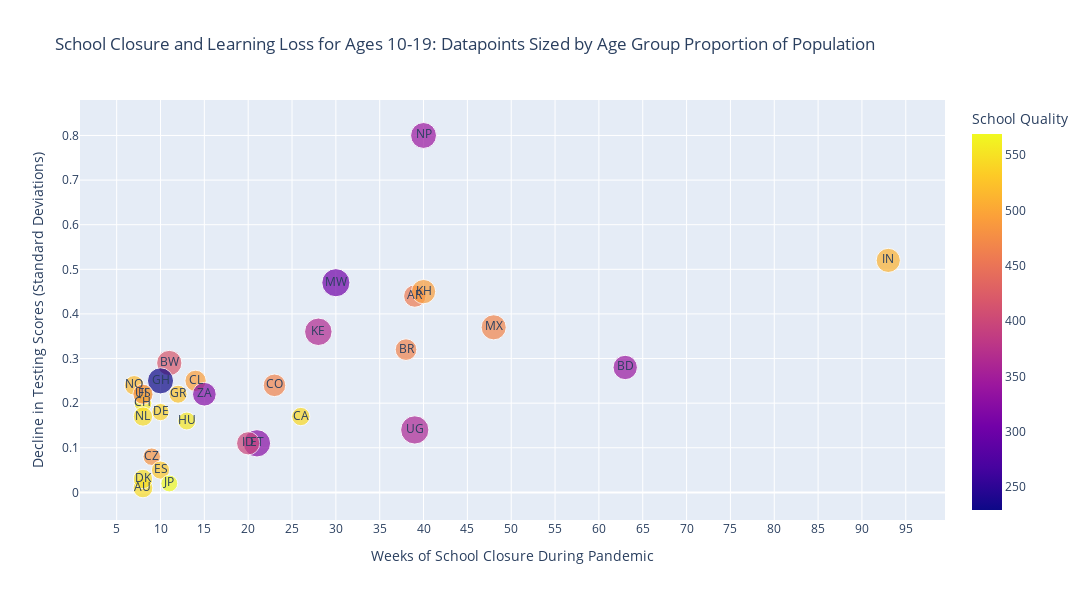

Notebook code for this chart:
### Markdown cell above
**Data Visualization #2**

### Code cell
fig2 = px.scatter(
    result_2_df,
    x="Weeks",
    y="Loss",
    color="Quality",
    size="Prop_10_19",
    text="Code",
    width=1200,
    height=600,
    title="School Closure and Learning Loss for Ages 10-19: Datapoints Sized by Age Group Proportion of Population",
    labels={"Quality": "School Quality"},
)
fig2.update_xaxes(nticks=25, title="Weeks of School Closure During Pandemic")
fig2.update_yaxes(nticks=10, title="Decline in Testing Scores (Standard Deviations)")
fig2.show()

### Figure 1 — Plotly figure (JSON) as saved in the notebook; plotly's stock layout.template omitted (floating-point values rounded to 4 significant figures)
{"data": [{"hovertemplate": "Weeks=%{x}<br>Loss=%{y}<br>Prop_10_19=%{marker.size}<br>Code=%{text}<br>School Quality=%{marker.color}<extra></extra>", "legendgroup": "", "marker": {"color": [457.4, 544.4, 340.1, 465.5, 417.7, 543.1, 555.2, 493.9, 466.3, 481.3, 537.3, 547.5, 527.7, 323.8, 566.0, 229.2, 524, 554.2, 396.7, 510.6, 569.0, 364.1, 491.9, 302.5, 468.0, 544.9, 516.9, 340.5, 359.7, 469.6, 319.6], "coloraxis": "coloraxis", "size": [0.1568, 0.1228, 0.1863, 0.1466, 0.2007, 0.1052, 0.0985, 0.1419, 0.1596, 0.0959, 0.0928, 0.1178, 0.1031, 0.2334, 0.109, 0.2129, 0.1015, 0.1004, 0.1693, 0.1828, 0.0891, 0.2371, 0.1854, 0.2477, 0.1979, 0.1162, 0.1202, 0.21, 0.2503, 0.1279, 0.1755], "sizemode": "area", "sizeref": 0.0006258, "symbol": "circle"}, "mode": "markers+text", "name": "", "orientation": "v", "showlegend": false, "text": ["AR", "AU", "BD", "BR", "BW", "CA", "CH", "CL", "CO", "CZ", "DE", "DK", "ES", "ET", "FI", "GH", "GR", "HU", "ID", "IN", "JP", "KE", "KH", "MW", "MX", "NL", "NO", "NP", "UG", "US", "ZA"], "type": "scatter", "x": [39, 8, 63, 38, 11, 26, 8, 14, 23, 9, 10, 8, 10, 21, 8, 10, 12, 13, 20, 93, 11, 28, 40, 30, 48, 8, 7, 40, 39, 8, 15], "xaxis": "x", "y": [0.44, 0.01, 0.28, 0.32, 0.29, 0.17, 0.2, 0.25, 0.24, 0.08, 0.18, 0.03, 0.05, 0.11, 0.22, 0.25, 0.22, 0.16, 0.11, 0.52, 0.02, 0.36, 0.45, 0.47, 0.37, 0.17, 0.24, 0.8, 0.14, 0.22, 0.22], "yaxis": "y"}], "layout": {"coloraxis": {"colorbar": {"title": {"text": "School Quality"}}, "colorscale": [[0, "#0d0887"], [0.1111, "#46039f"], [0.2222, "#7201a8"], [0.3333, "#9c179e"], [0.4444, "#bd3786"], [0.5556, "#d8576b"], [0.6667, "#ed7953"], [0.7778, "#fb9f3a"], [0.8889, "#fdca26"], [1, "#f0f921"]]}, "height": 600, "legend": {"itemsizing": "constant", "tracegroupgap": 0}, "title": {"text": "School Closure and Learning Loss for Ages 10-19: Datapoints Sized by Age Group Proportion of Population"}, "width": 1200, "xaxis": {"anchor": "y", "domain": [0, 1], "nticks": 25, "title": {"text": "Weeks of School Closure During Pandemic"}}, "yaxis": {"anchor": "x", "domain": [0, 1], "nticks": 10, "title": {"text": "Decline in Testing Scores (Standard Deviations)"}}}}
